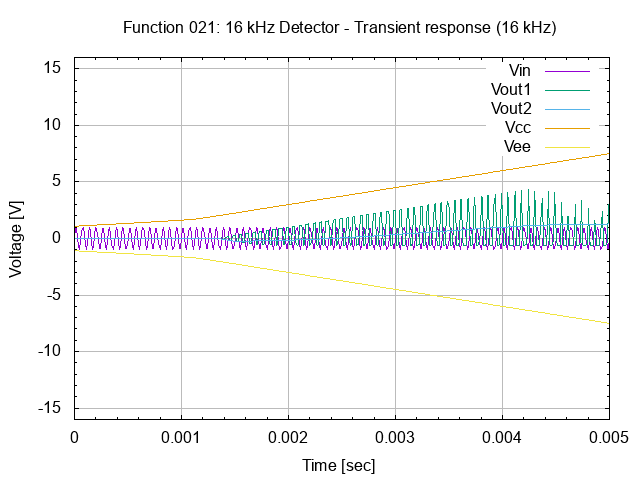

gnuplot code for this plot:
# setup terminal
set term png

# setup graph
set output "26.021.00.01.01.03.png"
set title "Function 021: 16 kHz Detector - Transient response (16 kHz)"

# setup Y-axis
set yrange [-16:16]
set grid ytics lt 1 lw 1 lc rgb "#bbbbbb"
set mytics
set ylabel "Voltage [V]"

# setup X-axis
set grid xtics lt 1 lw 1 lc rgb "#bbbbbb"
set mxtics
set xrange [0:0.005]
set xlabel "Time [sec]"

# setup plot style
set style data lines
plot '26.021.00.01.01.dat' using 1:2 title "Vin", \
     '26.021.00.01.01.dat' using 1:3 title "Vout1", \
     '26.021.00.01.01.dat' using 1:4 title "Vout2", \
     '26.021.00.01.01.dat' using 1:5 title "Vcc", \
     '26.021.00.01.01.dat' using 1:6 title "Vee"

# set output back to default
set output

# reset terminal type
set terminal pop
